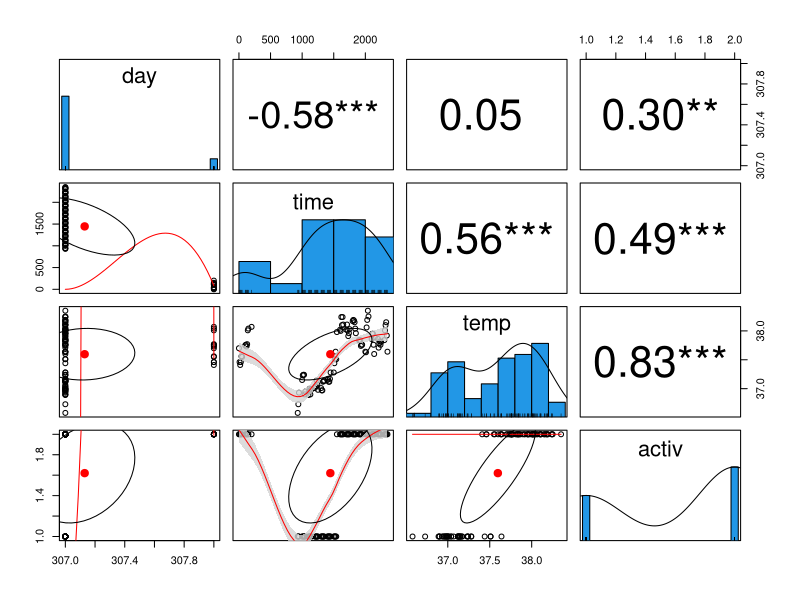
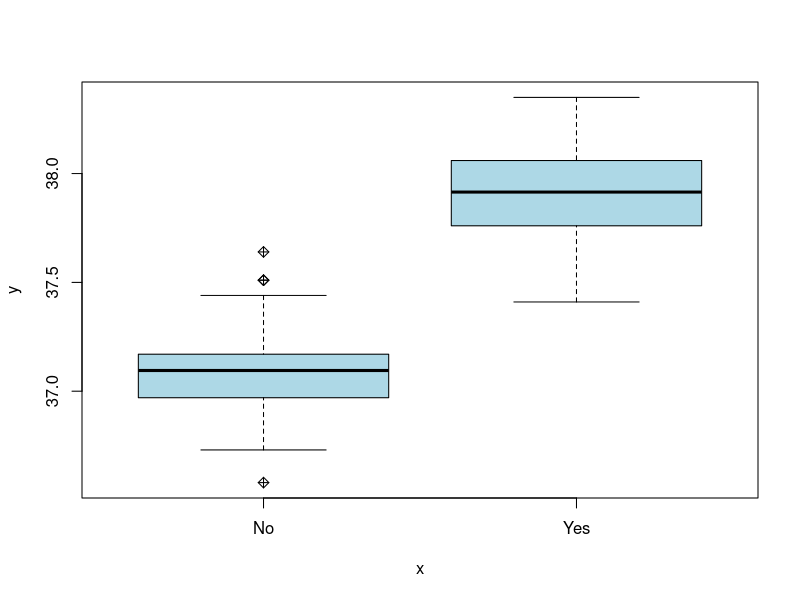
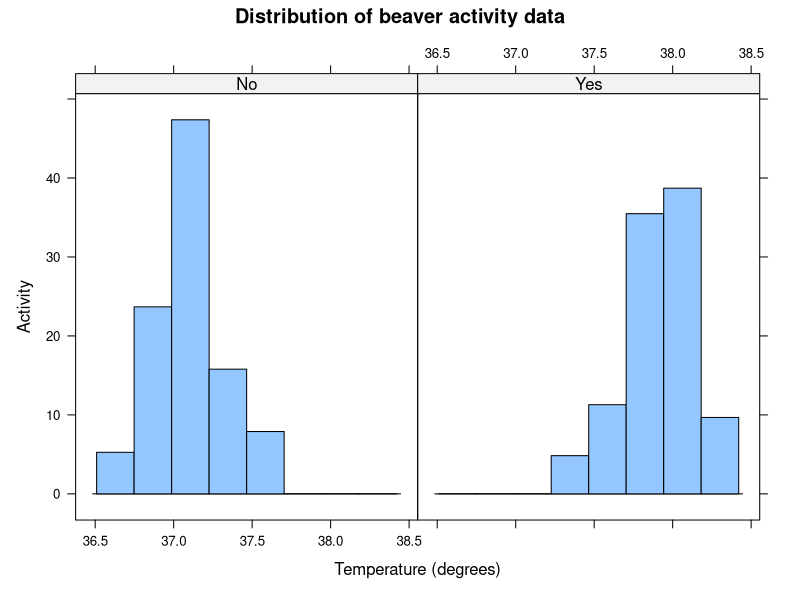
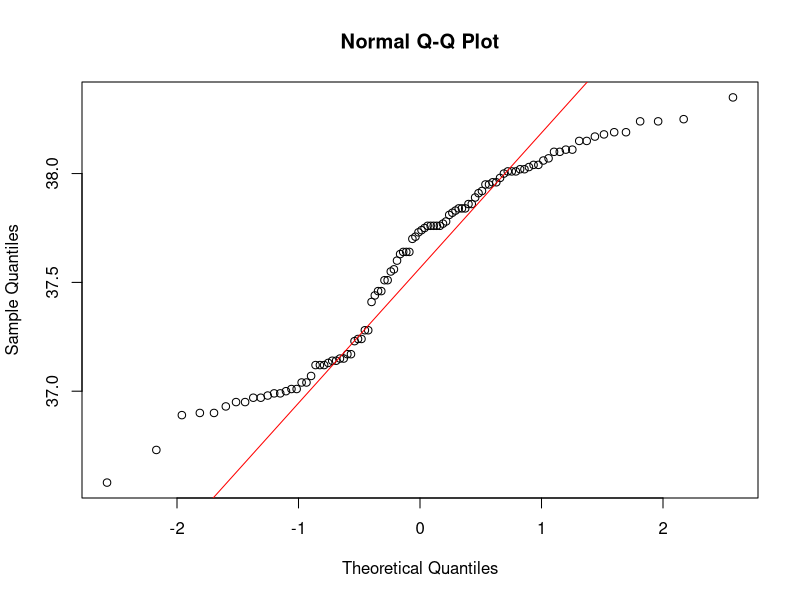
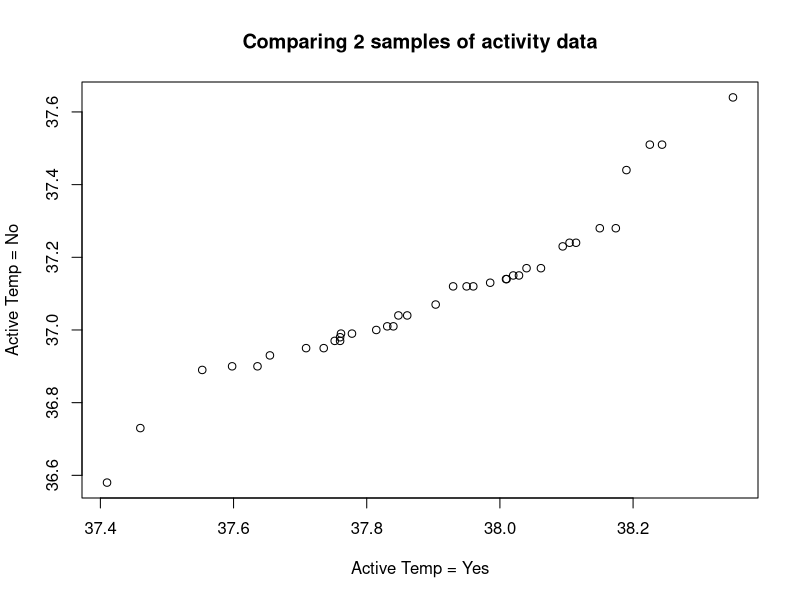
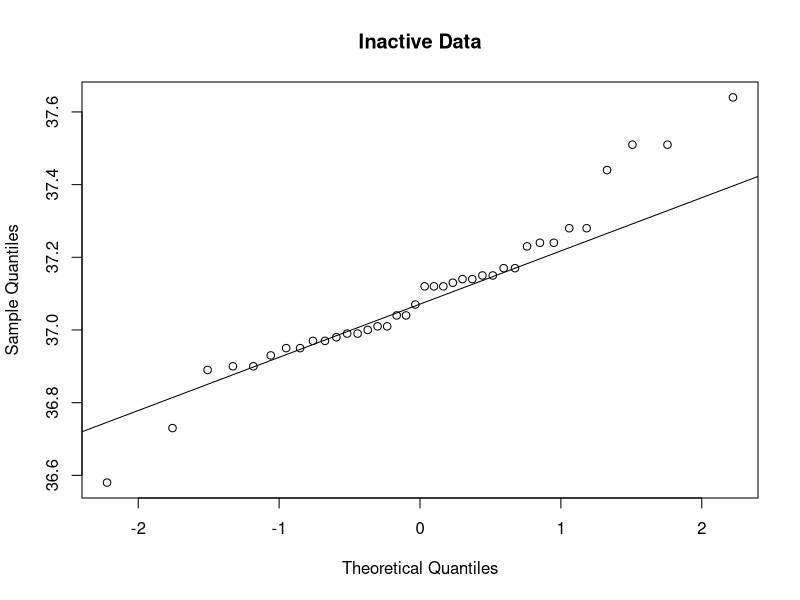
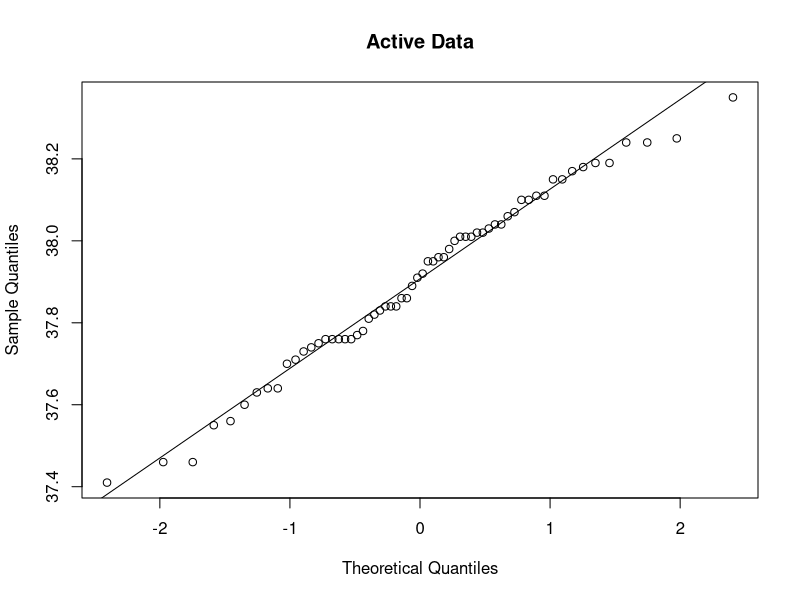

These figures' R source, in order:
# Use statistical methods to examine
# the relationship between to variables of interest

# BEAVERS DATASET
# contains the body temp of 4 beavers captures every 10 mins
# over a day
# we want to examine difference in average body temp
# to evaluate whether body temp is affected by activity

# Q1
# H0: mean beavers temp. is not affected by activity
# H1: mean beaver temp. is affected by activity

?beavers
str(beaver2)

# vars we'll need
# We'll evaluate beaver temp and activity
# temp = continous variable
# activty - categorical dicotomous variable

# Copy the data into a DF
beavers_data <- beaver2
str(beavers_data)

# Convert the activ variable to
# a categorical dichotomous variable
beavers_data$activ <- factor(beavers_data$activ, labels = c("No", "Yes"))
str(beavers_data)

# Installing the psych
install.packages("psych")
library(psych)

pairs.panels(beavers_data, 
             smooth = TRUE, # If TRUE, draws loess smooths
             scale = FALSE, # If TRUE, scales the correlation text font
             density = TRUE, # If TRUE, adds density plots and histograms
             ellipses = TRUE, # If TRUE, draws ellipses
             method = "spearman",# Correlation method (also "pearson" or "kendall")
             pch = 21, # pch symbol
             lm = FALSE, # If TRUE, plots linear fit rather than the LOESS (smoothed) fit
             cor = TRUE, # If TRUE, reports correlations
             jiggle = FALSE, # If TRUE, data points are jittered
             factor = 2, # Jittering factor
             hist.col = 4, # Histograms color
             stars = TRUE, # If TRUE, adds significance level with stars
             ci = TRUE) # If TRUE, adds confidence intervals
                                           

# Q2
attach(beavers_data)
plot(activ, temp, pch = 9, col = "LightBlue")


# We can split the dichotomous variable into 2
# & then examine the data
library("lattice")

# 
histogram(~temp | activ, 
          data = beavers_data, 
          main = "Distribution of beaver activity data", 
          xlab = "Temperature (degrees)", ylab = "Activity")

# Visual analysis seems to indicate that the data is Normally Distributed
# summarise the
tapply(temp, activ, median)

# Quantile-quantile plot (Q-Q-Plot) allows us to check
# if the data is ND or not

# Is temp ND?
qqnorm(temp)
# Add line that represent the ND
qqline(temp, col = "red")

# Temp appears not to be ND

with(beavers_data, 
     qqplot(temp[activ == "Yes"], 
            temp[activ == "No"], 
            main = "Comparing 2 samples of activity data", 
            xlab = "Active Temp = Yes", 
            ylab = "Active Temp = No"))

# We can add normality line to the plot
# to help evaluate normality
with(beavers_data, {
  qqnorm(temp[activ == "No"], 
         main = "Inactive Data")
  qqline(temp[activ == "No"])})

with(beavers_data, {
  qqnorm(temp[activ == "Yes"], 
         main = "Active Data")
  qqline(temp[activ == "Yes"])})


# formal test of normality
# Shapiro-Wilks Test
# p-value tells us the chances that the sample
# comes from a ND
# If p> 0.05 = normally distributed
normality_test <- shapiro.test(beavers_data$temp)
normality_test$p.value
# p-value = 7.763623e-05

# This test does not work on a dichotomous variable
with(beavers_data, tapply(temp, activ, shapiro.test))

# Results show
# No = p-value = 0.1231 - ND
# Yes = p-value = 0.5583 - ND
# temp = not ND
# activ = ND

# After consulting the chart, I am aiming
# a dependent var(temp)
# with a independent categorical var(activ)
# Format wilcox.test(dependent var ~ independent var)
wilcox.test(temp~activ)
# cut-off = 0.05
# p-value < 2.2e-16 (2.2 power -16) = 0.0000000000022
# p-value < 0.05 = Reject the H0

# p-value < 0.05 so this indicates the 
# Null (H0) hypothesis is rejected
# therefore this indicates that
# beaver body temp is affected by activity (p = 2.26e-16)

# mean beavers temp. is not affected by activity

































